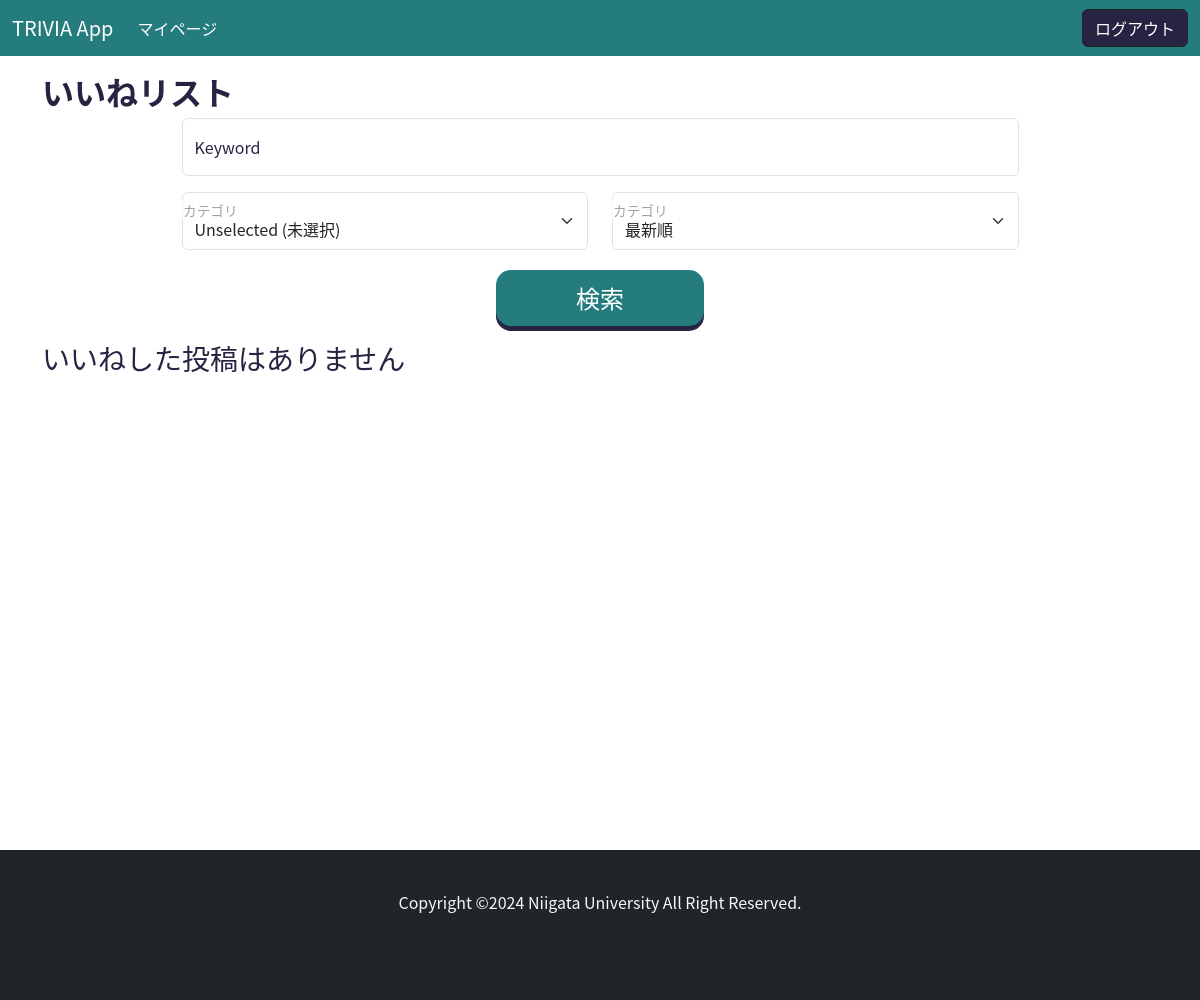
The app's page /like_list (signed in), older data.
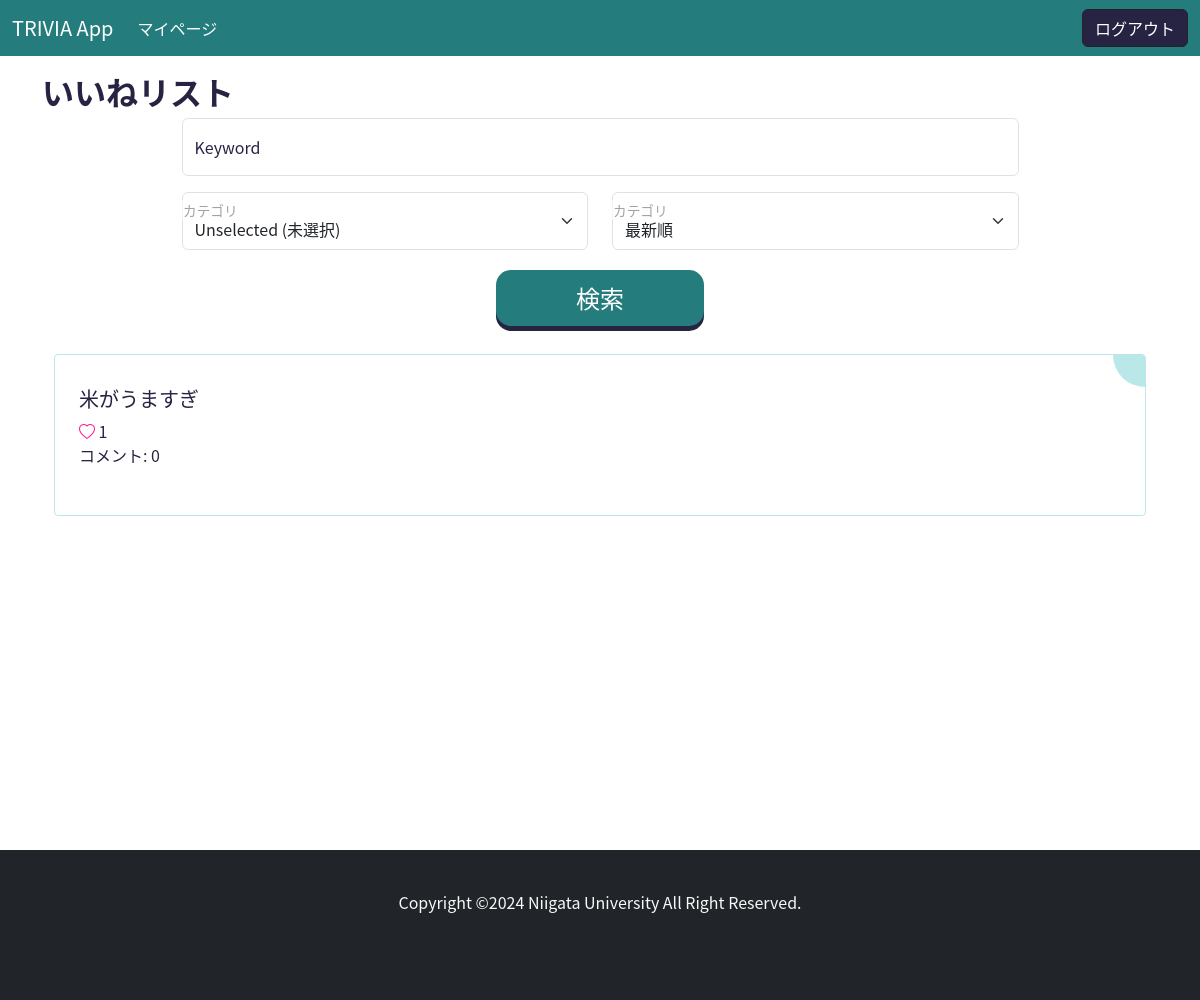
The same page, newer data.
### main/models.py (models this page shows, shortened)
class Post(models.Model):
    CATEGORY_CHOICES = [
        ('地理', '地理'),
        ('歴史', '歴史'),
        ('人物', '人物'),
        ('自然', '自然'),
        ('伝統', '伝統'),
        ('スポーツ', 'スポーツ'),
        ('食', '食'),
        ('文化', '文化'),
        ('芸能', '芸能'),
        ('特産品', '特産品'),
        ('方言', '方言'),
        ('その他', 'その他'),
    ]
    PREFECTURE_CHOICES = [
        ('北海道', '北海道'),
        ('青森県', '青森県'),
        ('岩手県', '岩手県'),
        ('宮城県', '宮城県'),
        ('秋田県', '秋田県'),
        ('山形県', '山形県'),
        ('福島県', '福島県'),
        ('茨城県', '茨城県'),
        ('栃木県', '栃木県'),
        ('群馬県', '群馬県'),
        ('埼玉県', '埼玉県'),
        ('千葉県', '千葉県'),
        ('東京都', '東京都'),
        ('神奈川県', '神奈川県'),
        ('新潟県', '新潟県'),
        ('富山県', '富山県'),
        ('石川県', '石川県'),
        ('福井県', '福井県'),
        ('山梨県', '山梨県'),
        ('長野県', '長野県'),
        ('岐阜県', '岐阜県'),
        ('静岡県', '静岡県'),
        ('愛知県', '愛知県'),
        ('三重県', '三重県'),
        ('滋賀県', '滋賀県'),
        ('京都府', '京都府'),
        ('大阪府', '大阪府'),
        ('兵庫県', '兵庫県'),
        ('奈良県', '奈良県'),
        ('和歌山県', '和歌山県'),
        ('鳥取県', '鳥取県'),
        ('島根県', '島根県'),
        ('岡山県', '岡山県'),
        ('広島県', '広島県'),
        ('山口県', '山口県'),
        ('徳島県', '徳島県'),
        ('香川県', '香川県'),
        ('愛媛県', '愛媛県'),
        ('高知県', '高知県'),
        ('福岡県', '福岡県'),
        ('佐賀県', '佐賀県'),
        ('長崎県', '長崎県'),
        ('熊本県', '熊本県'),
        ('大分県', '大分県'),
        ('宮崎県', '宮崎県'),
        ('鹿児島県', '鹿児島県'),
        ('沖縄県', '沖縄県'),
    ]
    title = models.CharField(max_length=20)
    category = models.CharField(max_length=20, choices=CATEGORY_CHOICES)
    prefecture = models.CharField(max_length=20, choices=PREFECTURE_CHOICES)
    content = models.TextField(blank=True, null=True)
    user = models.ForeignKey(User, on_delete=models.CASCADE)
    like = models.ManyToManyField(User, related_name='related_post', blank=True)
    create_at = models.DateTimeField()
    update_at = models.DateTimeField()
    class Meta:
        db_table = 'posts'
        ordering = ["-create_at"]

### main/views.py (the view)
# urls.py: path("like_list", TriviaLikeListView.as_view(), name="trivia-like-list"),
class TriviaLikeListView(LoginRequiredMixin, ListView):
    template_name = "main/like-list.html"
    model = Post
    def get_queryset(self):
        query = super().get_queryset()
        query = query.filter(like=self.request.user)
        keyword = self.request.GET.get("keyword", None)
        category = self.request.GET.get("category", None)
        if keyword:
            query = query.filter(title__icontains=keyword)
        if category == "未選択":
            pass
        elif category:
            query = query.filter(category=category)
        arrangement = self.request.GET.get("arrangement", 0)
        if arrangement == "1":
            query = query.order_by('-create_at')
        elif arrangement == "2":
            query = query.annotate(num_likes=Count("like")).order_by('-num_likes')
        elif arrangement == "3":
            query = query.annotate(num_comments=Count("comments")).order_by("-num_comments")
        return query
    def get_context_data(self, **kwargs):
        context = super().get_context_data(**kwargs)
        context["keyword"] = self.request.GET.get("keyword", "")
        category = self.request.GET.get("category", "")
        if category == "地理":
            context["geography"] = True
        elif category == "歴史":
            context["history"] = True
        elif category == "人物":
            context["person"] = True
        elif category == "自然":
            context["nature"] = True
        elif category == "伝統":
            context["tradition"] = True
        elif category == "スポーツ":
            context["sport"] = True
        elif category == "食":
            context["food"] = True
        elif category == "文化":
            context["culture"] = True
        elif category == "芸能":
            context["entertainment"] = True
        elif category == "特産品":
            context["goods"] = True
        elif category == "方言":
            context["dialect"] = True
        elif category == "未選択":
            context["none"] = True
        arrangement = context['arrangement'] = self.request.GET.get('arrangement', '')
        if arrangement == "1":
            context["new"] = True
        elif arrangement == "2":
            context["like"] = True
        elif arrangement == "3":
            context["comment"] = True
        return context

### templates/main/like-list.html (shortened to what this page needs)
{% extends "base.html" %}
{% block content %}
<div class="container my-3">
    <h2><b>いいねリスト</b></h2>
    <form action="{% url 'main:trivia-like-list'%}" method="GET" class="w-75 mx-auto">
        <p class="form-floating">
            <input id="floatingInput" type="text" class="form-control" name="keyword" value="{{ keyword }}" placeholder="キーワード入力">
            <label for="floatingInput">Keyword</label>
        </p>
        <div class="row mb-3">
            <div class="col form-floating">
                <select name="category" id="floatingSelect" class="form-select">
                    <option value="未選択" {% if none %}selected{% endif %}>Unselected (未選択)</option>
                </select>
                <label for="floatingSelect">カテゴリ</label>
            </div>
            <div class="col form-floating">
                <select name="arrangement" id="floatingSelect" class="form-select">
                    <option value="1" {% if new %}selected{% endif %}>最新順</option>
                </select>
                <label for="floatingSelect">カテゴリ</label>
            </div>
        </div>
        <div class="text-center">
            <button class="button-search">検索</button>
        </div>
    </form>
    {% for object in object_list %}
        <div class="card-diy">
            <h5><a class="card-title" href="{% url 'main:trivia-detail' pk=object.id %}">{{object.title}}</a></h5>
            {% if request.user in item.like.all %}
                <i class="bi bi-heart-fill" role="img" style="color: deeppink;"></i> {{object.like.count}}
            {% else %}
                <i class="bi bi-heart" role="img" style="color: deeppink;"></i> {{object.like.count}}
            {% endif %}
                <p>コメント: {{object.comments.count}}</p>
        </div>
    {% empty %}
        <h3>いいねした投稿はありません</h3>
    {% endfor %}
</div>
{% endblock %}

Row changes from the older to the newer data that the page shows:
added Post: title "米がうますぎ", like.count "1", comments.count "0"
Text that changed along with them:
text no longer shown: "いいねした投稿はありません"
